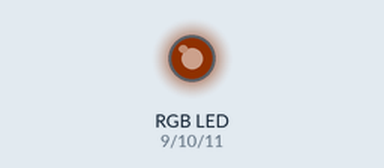
Simulated run of this sketch. Board: Arduino Uno, built with avr-gcc and run on an emulated ATmega328P. Parts: an RGB LED mixed from three pins (HIGH = lit). Dim RGB values are drawn brighter than linear.

Above: at 0.05 s.
At 0.4 s:
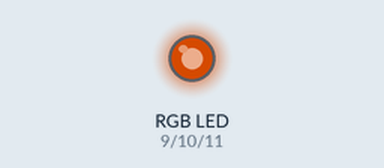
At 0.7 s:
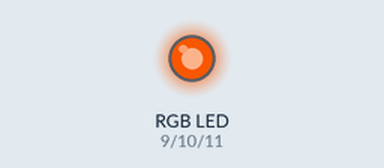
At 1.35 s:
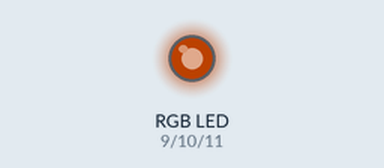
Timing chart, 0 to 3.6 s (numbered marks = the images above):
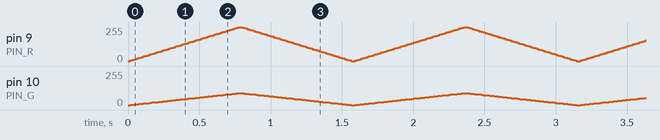

The sketch:

breath13.ino
```cpp
/* ============================================================================
 *  breath13 —— 橘红色呼吸灯
 *  ---------------------------------------------------------------------------
 *  用 for 循环把亮度从 0 推到 255，再推回 0，做出"慢慢亮、慢慢暗"的呼吸感。
 *  接线和 blink13 完全一样（RGB LED）：R->D9  G->D10  B->D11  公共脚->GND
 *
 *  板子: Arduino UNO / Nano
 *  日期: 2026-10-16
 *
 *  【呼吸一次要多久】
 *    渐亮步数 = 255 / STEP，单程时间 = 步数 x STEP_MS
 *    STEP=5, STEP_MS=15 时：51 步 x 15ms ≈ 765ms，一个完整来回约 1.5 秒
 * ==========================================================================*/

/* ---------------- 接法：0 = 共阴(公共脚接 GND)，1 = 共阳(公共脚接 5V) ------ */
#define COMMON_ANODE 0

/* ---------------- 三个颜色脚（必须都是 PWM 脚）---------------------------- */
const uint8_t PIN_R = 9;
const uint8_t PIN_G = 10;
const uint8_t PIN_B = 11;

/* ---------------- 橘红色配方 --------------------------------------------- */
const uint8_t ORANGE_R = 255;
const uint8_t ORANGE_G =  90;
const uint8_t ORANGE_B =   0;

/* ---------------- 呼吸节奏 ----------------------------------------------- */
const uint8_t  STEP    = 5;     // 每次亮度变化多少：1=最细腻但慢，15=快而有点跳
const uint16_t STEP_MS = 15;    // 每一步停多久（毫秒）

/* 伽马校正：改成 1 开启。人眼对亮度的感觉不是线性的，线性 PWM 渐变
   看起来会"前段变化明显、后段几乎看不出来"，开这个会让渐变顺眼很多。 */
#define GAMMA 0

/* =========================== 混色 ======================================== */
void setColor(uint8_t r, uint8_t g, uint8_t b) {
#if COMMON_ANODE
  analogWrite(PIN_R, 255 - r);
  analogWrite(PIN_G, 255 - g);
  analogWrite(PIN_B, 255 - b);
#else
  analogWrite(PIN_R, r);
  analogWrite(PIN_G, g);
  analogWrite(PIN_B, b);
#endif
}

/* =========================== 按"进度"点亮 ================================ */
/* level: 0 = 全灭, 255 = 橘红最亮。中间值就是按比例压暗的橘红。 */
void showLevel(uint8_t level) {
#if GAMMA
  /* 平方曲线做伽马校正。用 uint32_t 算，255*255=65025，
     绝不能让它按 16 位 int 去乘（会溢出成负数）。 */
  uint8_t L = (uint8_t)((uint32_t)level * level / 255UL);
#else
  uint8_t L = level;
#endif
  /* map() 内部是 32 位 long 运算，所以这里不会溢出 */
  setColor(map(L, 0, 255, 0, ORANGE_R),
           map(L, 0, 255, 0, ORANGE_G),
           map(L, 0, 255, 0, ORANGE_B));
}

/* =========================== 初始化 ====================================== */
void setup() {
  pinMode(PIN_R, OUTPUT);
  pinMode(PIN_G, OUTPUT);
  pinMode(PIN_B, OUTPUT);
  showLevel(0);                 // 上电先灭
}

/* =========================== 主循环：一呼一吸 ============================ */
void loop() {
  /* 渐亮：0 -> 255 */
  for (int i = 0; i <= 255; i += STEP) {
    showLevel((uint8_t)i);
    delay(STEP_MS);
  }

  /* 渐暗：255 -> 0 */
  for (int i = 255; i >= 0; i -= STEP) {
    showLevel((uint8_t)i);
    delay(STEP_MS);
  }

  /* 想让它"吸一口、停一下再呼"，在两个循环中间加一句 delay(300) 即可 */
}

/* ----------------------------------------------------------------------------
 *  【为什么不写成 ORANGE_R * i / 255 】
 *    UNO 的 int 是 16 位，最大 32767。255 * 129 = 32895 直接溢出，
 *    结果变成负数，转成 uint8_t 后是 134 这种乱值 —— 亮度不再平滑上升，
 *    而是抖动。map() 用 32 位 long，所以安全；或者自己写
 *    (uint8_t)((uint32_t)ORANGE_R * i / 255) 也行。
 *
 *  【想让灯边呼吸边干别的】
 *    上面用 delay() 会把板子卡住。要同时读传感器，就把 for 循环拆成
 *    每毫秒推进一格的状态机（pet_sense 里就是那种写法）。
 * --------------------------------------------------------------------------*/
```
